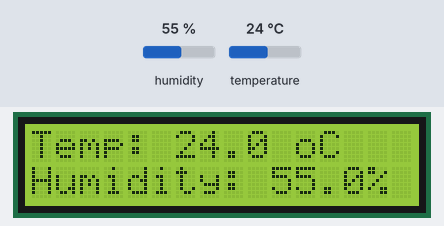
Bench run of a sketch on a simulated Arduino Uno, built with avr-gcc and run on an emulated ATmega328P. Shown: 16×2 character LCD. Inputs (shaded band) come from the test bench; at power-on: humidity 55 %, temperature 24 °C.

Above: at 1.2 s.
1.3 s: humidity set to 22 %
At 2.5 s:
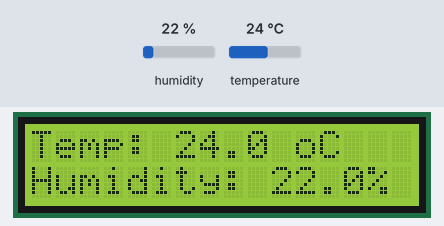
3.6 s: temperature set to 12 °C
At 4.9 s:
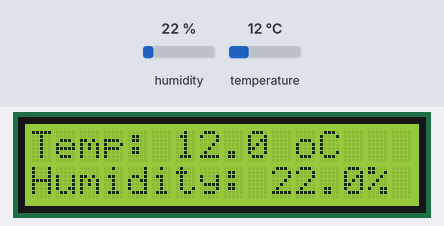
5.7 s: humidity set to 40 %
At 7.3 s:
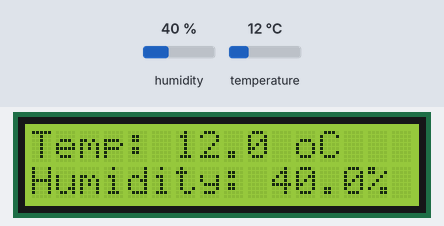
7.7 s: temperature set to 19 °C
At 9.6 s:
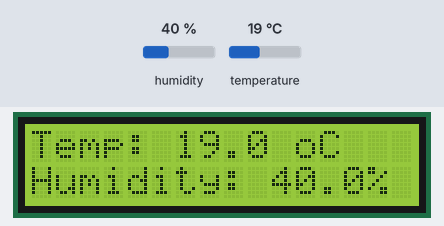
Timing chart, 0 to 10.8 s (numbered marks = the images above; inputs shaded):
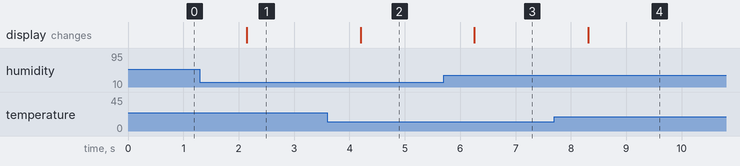

Measured:
- after the input at 1.3 s, the display: changes after 0.85 s (image 1)
- after the input at 3.6 s, the display: changes after 0.60 s (image 2)
- after the input at 5.7 s, the display: changes after 0.56 s (image 3)
- after the input at 7.7 s, the display: changes after 0.61 s (image 4)

The sketch:

dth11AndLCD.ino
```cpp
#include <dht.h>
#include <LiquidCrystal.h>

LiquidCrystal lcd(12, 11, 5, 4, 3, 2);

dht DHT;

#define DHT11_PIN 7

void setup(){
  Serial.begin(9600);
  lcd.begin(16, 2);
}

void loop()
{
  lcd.setCursor(0,0);
  int chk = DHT.read11(DHT11_PIN);
  lcd.print("Temp: ");
  lcd.print(DHT.temperature,1 );
  lcd.print(" oC");
  lcd.setCursor(0,1);
  lcd.print("Humidity: ");
  lcd.print(DHT.humidity, 1);
  lcd.print("%");
  delay(1000);
}
```
